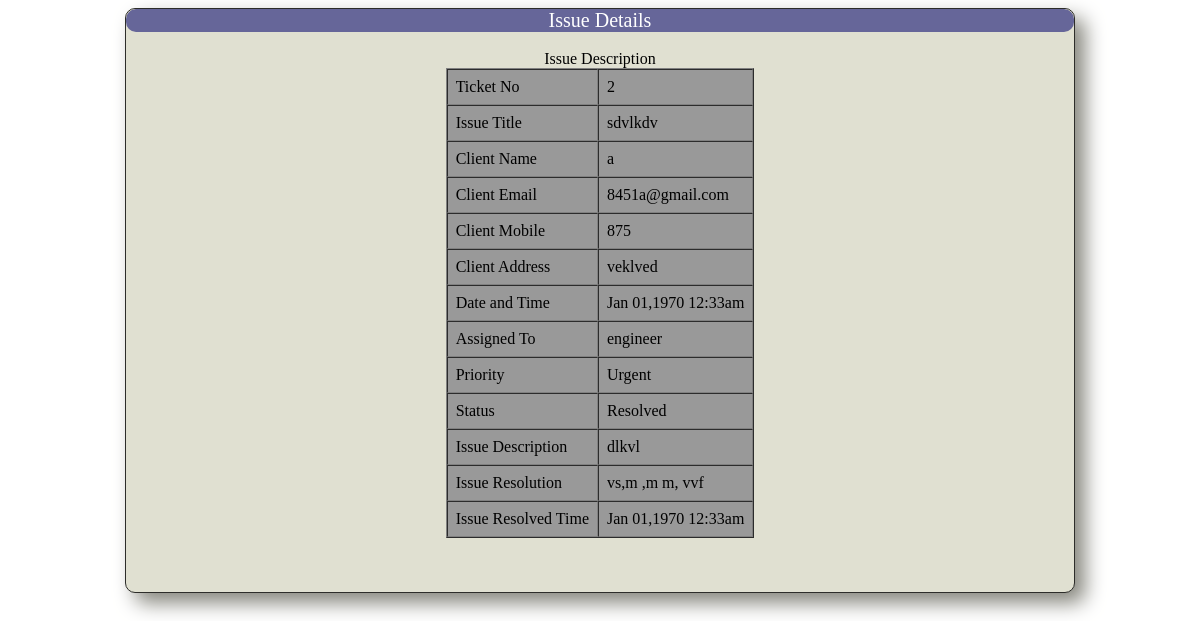
Screenshot of /issue_description.php?ticketid=2 with the database file from the repository.
### tables this page shows
CREATE TABLE IF NOT EXISTS `issueclient` (
  `ticketid` bigint(20) NOT NULL AUTO_INCREMENT,
  `name` varchar(50) NOT NULL,
  `email` varchar(50) NOT NULL,
  `mobile` int(15) NOT NULL,
  `address` mediumtext NOT NULL,
  `time` bigint(20) NOT NULL,
  PRIMARY KEY (`ticketid`),
  UNIQUE KEY `ticketid` (`ticketid`)
);

CREATE TABLE IF NOT EXISTS `issuedetails` (
  `ticketid` bigint(20) NOT NULL,
  `issuetitle` text NOT NULL,
  `issuedesc` longtext NOT NULL,
  `priority` varchar(255) NOT NULL,
  `assignedto` varchar(255) NOT NULL,
  `assignedby` varchar(255) NOT NULL,
  `status` varchar(255) NOT NULL,
  `time` bigint(20) NOT NULL,
  `rtime` bigint(20) NOT NULL,
  PRIMARY KEY (`ticketid`)
);

CREATE TABLE IF NOT EXISTS `issue_resolve` (
  `ticket_id` bigint(20) NOT NULL,
  `issue_resolve_details` longtext NOT NULL,
  `resolved_time` bigint(20) NOT NULL,
  PRIMARY KEY (`ticket_id`)
);

### dir.php (called while the page is built, shortened)
<?php
$root='';
$css=$root.'/css';
?>

### issue_description.php (the view, shortened to what this page needs)
<?php
require_once('db.php');
$id=$_REQUEST['ticketid'];
include('dir.php');
?>
<head>
<link href="<?php echo $css?>/style.css" rel="stylesheet" type="text/css">
</head>
<?php
$format = "M d,Y h:ia";
$query="SELECT a.ticketid,b.issuetitle,a.name,a.email,a.mobile,a.address,a.time,b.assignedto,b.assignedby,b.priority,b.status,b.issuedesc FROM issueclient a,issuedetails b where a.ticketid=b.ticketid AND a.ticketid=".$id;
$result=mysqli_query($connection,$query);
echo "<div class='main'><div id='caption'>Issue Details</div></br><div id=\"tab\"><table border='1' cellspacing=0 cellpadding=8 align='center'>";
while($list=mysqli_fetch_array($result))
{
echo "<caption>Issue Description</caption><tr><td>Ticket No</td><td>".$list['ticketid']."</td</tr>";
echo "<tr><td>Issue Title</td><td>".$list['issuetitle']."</td></tr>";
echo "<tr><td>Client Name</td><td>".$list['name']."</td></tr>";
echo "<tr><td>Client Email</td><td>".$list['email']."</td></tr>";
echo "<tr><td>Client Mobile</td><td>".$list['mobile']."</td></tr>";
echo "<tr><td>Client Address</td><td>".$list['address']."</td></tr>";
echo "<tr><td>Date and Time</td><td>";
echo date($format, $list['time'])."</td></tr>";
echo "<tr><td>Assigned To</td><td>".$list['assignedto']."</td></tr>";
echo "<tr><td>Priority</td><td>".$list['priority']."</td></tr>";
echo "<tr><td>Status</td><td>".$list['status']."</td></tr>";
echo "<tr><td>Issue Description</td><td>".$list['issuedesc']."</td></tr>";
if($list['status']=='Resolved'||'Closed')
 {
  $rquery="SELECT * from issue_resolve where ticket_id=".$list['ticketid'];
  $rresult=mysqli_query($connection,$rquery);
	  while($rlist=mysqli_fetch_array($rresult))
	  {
       echo "<tr><td>Issue Resolution</td><td>".$rlist['issue_resolve_details']."</td></tr>";
       echo "<tr><td>Issue Resolved Time</td><td>";
       echo date($format,$rlist['resolved_time'])."</td></tr>";
      }
 }
 }
?>
</table>
</div></br></br></br>
</div>
</body>
</html>

### css/style.css (style rules this page uses)
td { background-color:#999999; }
.main { background:#e0e0d1; width:80%; margin:auto; overflow:hidden; float:center; border:1px solid #2d2d2a; border-radius:10px; box-shadow:10px 10px 20px #86867d; }
#caption { text-align:center; color:#ffffff; font-size:20px; background:#666699; border-radius:10px; width:100%; }

### rows the page displays
issueclient: ticketid "2", issuedetails.issuetitle "sdvlkdv", name "a", email "8451a@gmail.com", mobile "875", address "veklved", time "Jan 01,1970 12:33am", issuedetails.assignedto "engineer", issuedetails.priority "Urgent", issuedetails.status "Resolved", issuedetails.issuedesc "dlkvl"
issue_resolve: issue_resolve_details "vs,m ,m m, vvf", resolved_time "Jan 01,1970 12:33am"
